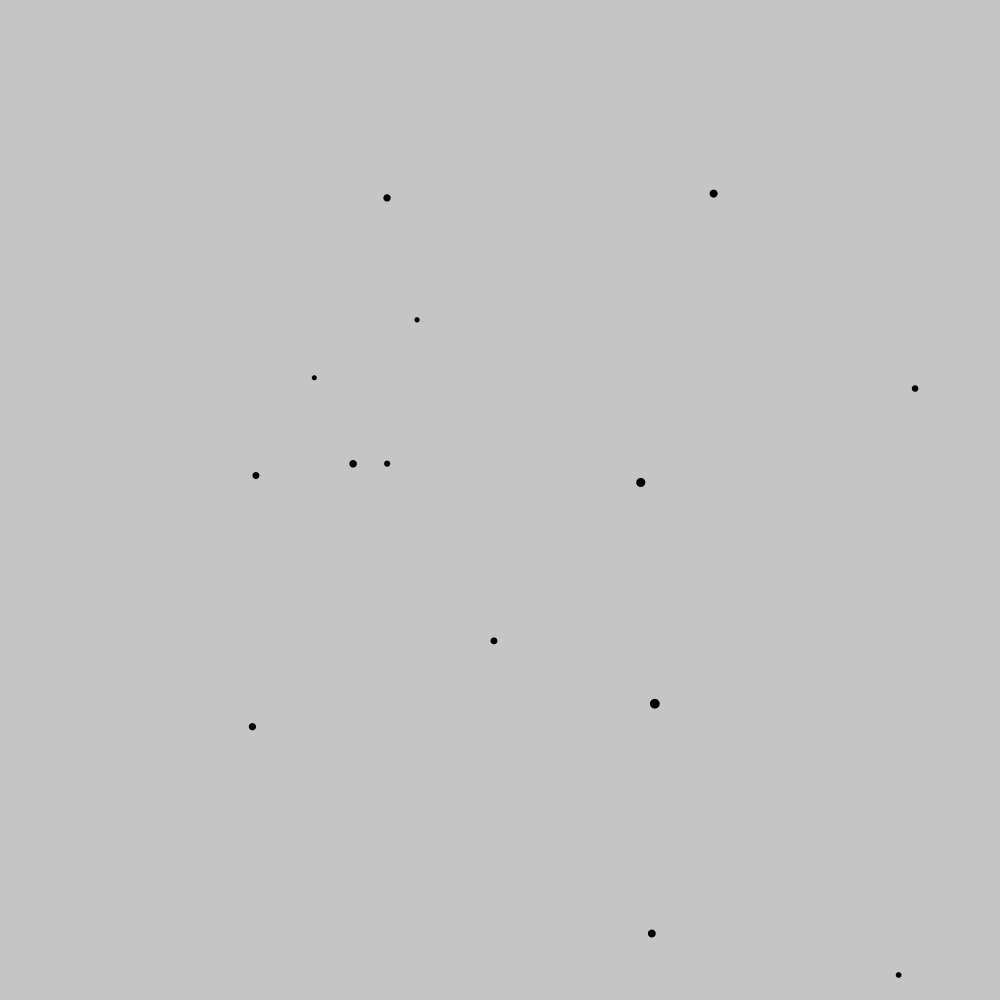
Frame 1 (no input)
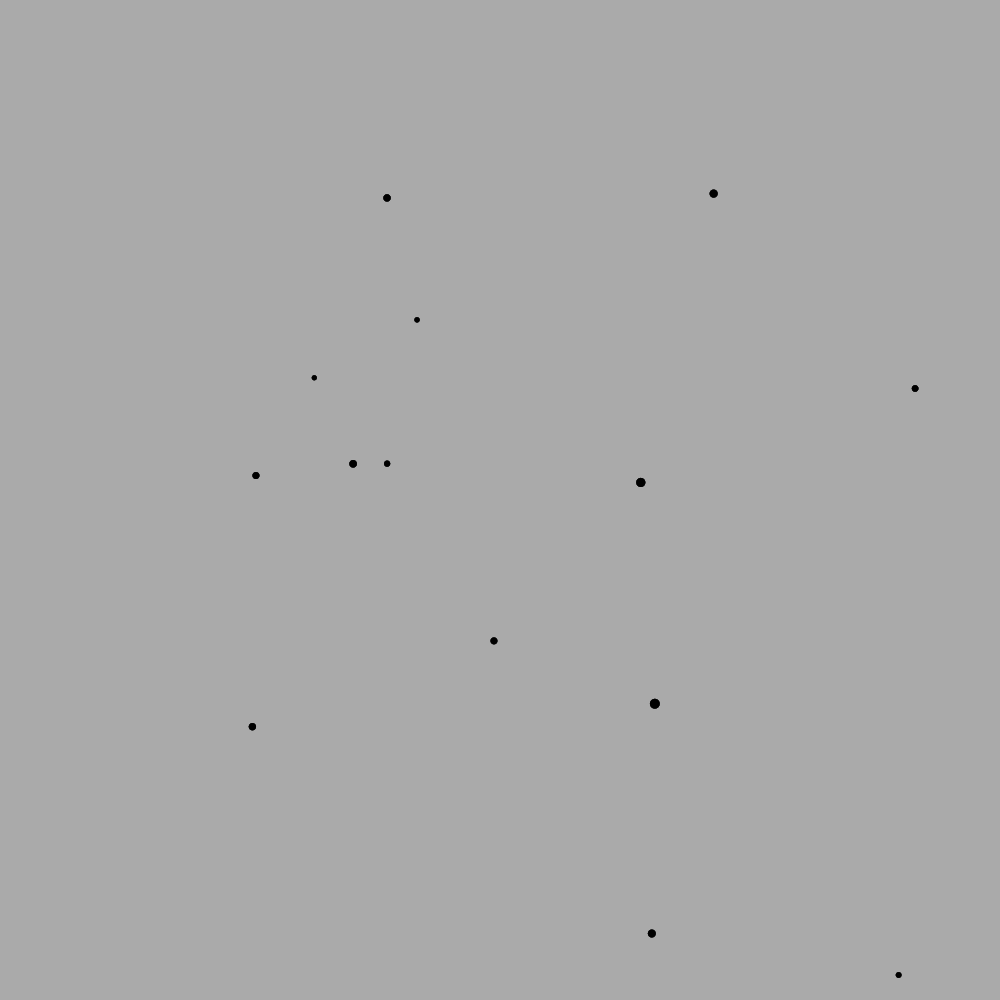
Frame 60 (the mouse pressed at the canvas centre just before this capture)
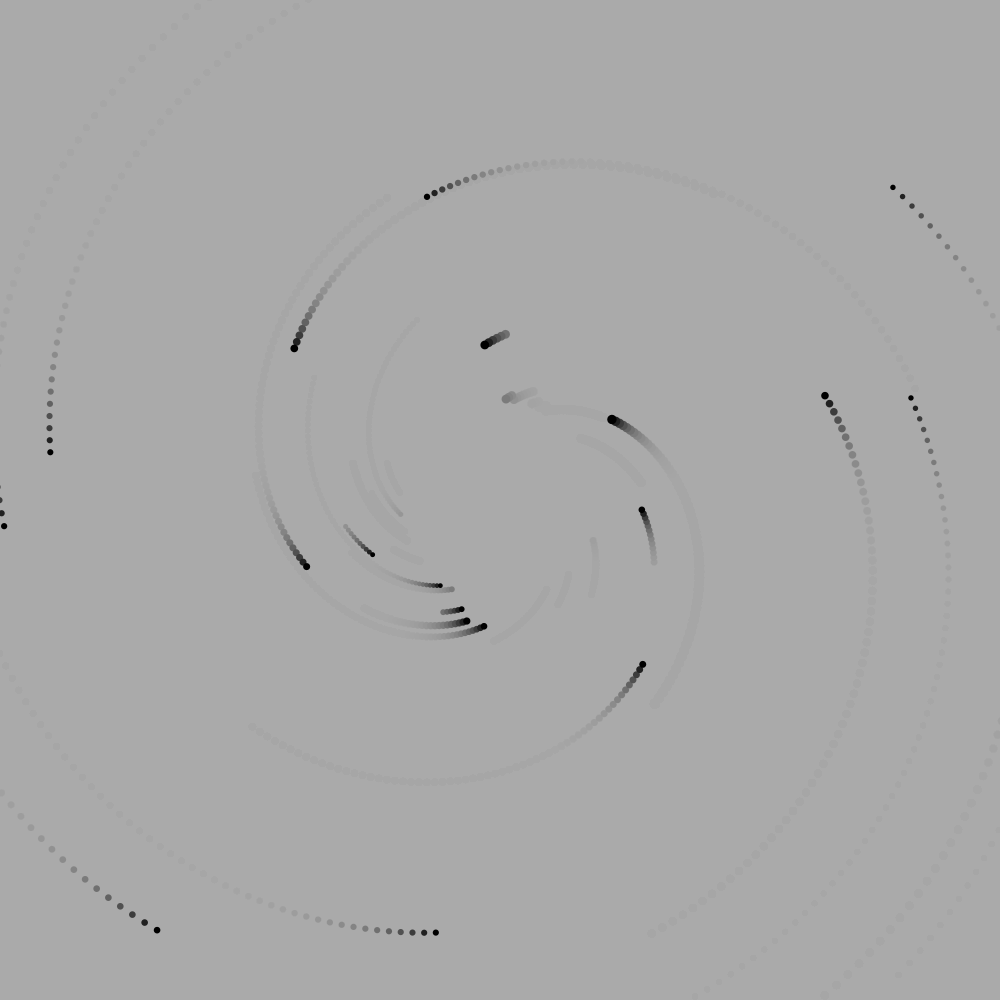
Frame 120 (the mouse held since frame 60 and released just before this capture)

The Processing sketch that drew these frames (run headless with seeded random() and noise(); from frame 60 on, the mouse is pressed at the canvas centre):

// Processing sketch: processing_174526
// ── processing_174526.pde

Ball[] ball;
int Max_ball=20;
 
void setup()
{
  size(1000, 1000);
  smooth();
  noStroke();
  ball = new Ball[Max_ball];
 
  for (int i=0; i< Max_ball; ++i)
  {
    ball[i] = new Ball();
  }
}
 
void draw()
{
  translate(500, 500);
 
 
  fill(170,50);
  rect(-500, -500, 1000, 1000);
  for (int i=0; i< Max_ball; ++i) {
    ball[i].display();
    if (mousePressed) {
      ball[i].move();
     
    }
  }
   fill(0);
  noStroke();
 
}
 
class Ball {
  float x, y, r;
  float s;
  color c;
  float direction=1;
  float theta;
  float R;
  
 
 
  Ball()
  {
    theta=random(-180, 180);
    R = random(100,700);
    r = random(5,10);
    x= R*cos(radians(theta));
    y= R*sin(radians(theta));
  }
 
  void move()
  {
    R-=2;
    if(R<100) R+=random(0,80);
    if(r>0) r-=0.005;
    theta -= 1.5;
    x = R*cos(radians(theta));
    y = R*sin(radians(theta));
  }
  void display()
  {   
    fill(0);
    ellipse(x, y, r, r);  
  }
}
